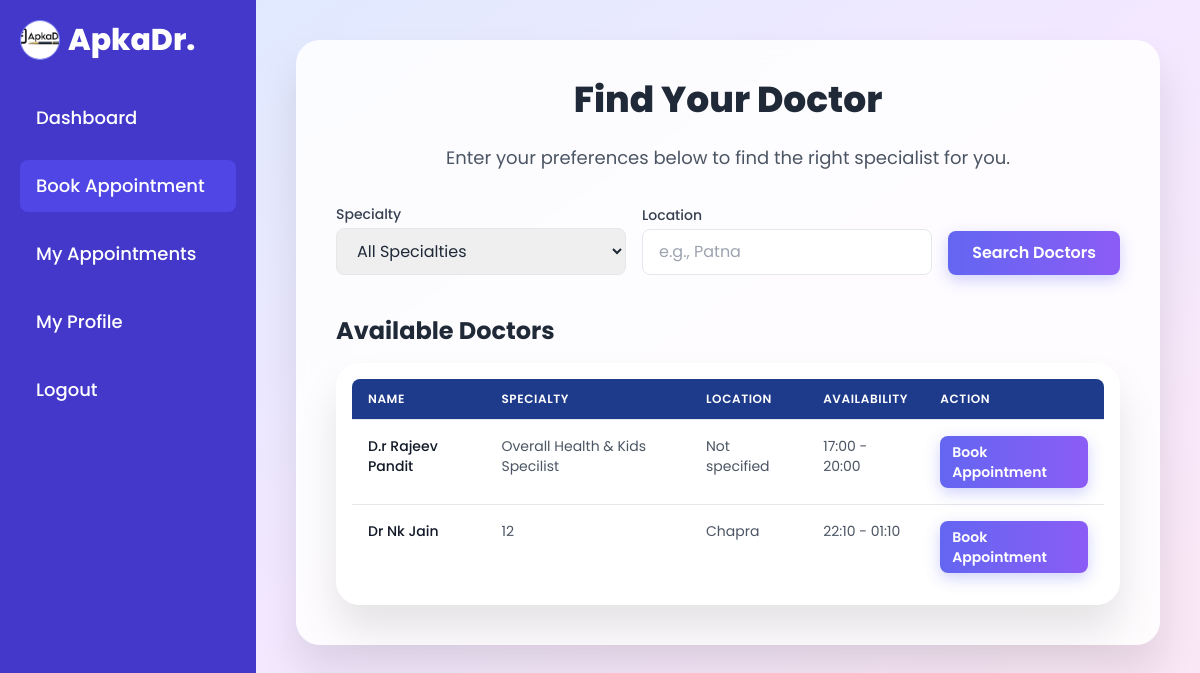
Screenshot of /user/search_doctors (signed in) with the database file from the repository.
### backend/models.py (models this page shows, shortened)
class Doctor(db.Model):
    id = db.Column(db.Integer, primary_key=True)
    full_name = db.Column(db.String(100), nullable=False)
    email = db.Column(db.String(100), unique=True, nullable=False)
    phone = db.Column(db.String(20), nullable=False)
    specialty = db.Column(db.String(100), nullable=False)
    password = db.Column(db.String(200), nullable=False)   # Hashed
    status = db.Column(db.String(20), nullable=False, default='pending')   # 'pending' or 'approved'
    photo = db.Column(db.String(200))   # Path to uploaded photo
    age = db.Column(db.Integer(), nullable=True)    # Added age field
    address = db.Column(db.String(200), nullable=True) # Added address field
    available_from = db.Column(db.String(5), nullable=True)
    available_to = db.Column(db.String(5), nullable=True)
    appointments = db.relationship('Appointment', backref='doctor', lazy=True, primaryjoin="Doctor.id == Appointment.doctor_id")

### backend/controllers.py (the view)
@app.route("/user/search_doctors", methods=["GET"])
def search_doctors():
    if session.get("user_type") != "general":
        flash("Unauthorized access", "danger")
        return redirect(url_for("login_page"))
    doctors_query = Doctor.query.filter_by(status='approved')
    all_approved_doctors = Doctor.query.filter_by(status='approved').all()
    specialties = sorted(list(set([d.specialty for d in all_approved_doctors if d.specialty]))) # Added check for None specialty
    specialty_filter = request.args.get("specialty")
    location_filter = request.args.get("location")
    if specialty_filter and specialty_filter != "Choose...":
        doctors_query = doctors_query.filter_by(specialty=specialty_filter)
    if location_filter:
        doctors_query = doctors_query.filter(Doctor.address.ilike(f'%{location_filter}%'))
        flash("Location search results are displayed.", "info") # Optional: update message
    doctors = doctors_query.all()
    return render_template(
        "user/search_doctors.html",
        doctors=doctors,
        specialties=specialties,
        selected_specialty=specialty_filter if specialty_filter else "", # Changed default to empty string for 'All Specialties'
        selected_location=location_filter if location_filter else ""
    )

### templates/user/search_doctors.html (shortened to what this page needs)
<!DOCTYPE html>
<html lang="en">
<head>
    <script src="https://cdn.tailwindcss.com"></script>
</head>
<body class="bg-gradient-to-br from-blue-100 via-purple-100 to-pink-100 min-h-screen flex flex-col">
    <div class="flex flex-1">
        <nav id="sidebar" class="sidebar fixed inset-y-0 left-0 bg-indigo-700 text-white w-64 p-5 z-50 md:relative md:translate-x-0">
            <div class="flex justify-between items-center mb-10 md:mb-8">
                <div class="hidden md:flex items-center gap-2">
                    <img src="/static/images/apkadr.logo.jpg" alt="ApkaDr. Logo" class="h-10 w-10 rounded-full object-cover border border-indigo-400">
                    <h4 class="text-3xl font-extrabold">ApkaDr.</h4>
                </div>
            </div>
            <ul class="nav flex flex-col space-y-4">
                <li><a class="nav-link block py-3 px-4 rounded-lg hover:bg-indigo-600 transition duration-200 text-white text-lg font-medium" href="{{ url_for('user_dashboard', user_id=session.get('user_id')) }}">Dashboard</a></li>
                <li><a class="nav-link block py-3 px-4 rounded-lg bg-indigo-600 text-white text-lg font-medium" href="{{ url_for('search_doctors') }}">Book Appointment</a></li>
                <li><a class="nav-link block py-3 px-4 rounded-lg hover:bg-indigo-600 transition duration-200 text-white text-lg font-medium" href="{{ url_for('my_appointments') }}">My Appointments</a></li>
                <li><a class="nav-link block py-3 px-4 rounded-lg hover:bg-indigo-600 transition duration-200 text-white text-lg font-medium" href="{{ url_for('user_profile') }}">My Profile</a></li>
                <li><a class="nav-link block py-3 px-4 rounded-lg hover:bg-indigo-600 transition duration-200 text-white text-lg font-medium" href="{{ url_for('logout') }}">Logout</a></li>
            </ul>
        </nav>
        <main class="flex-1 p-6 md:p-10 md:w-full">
            <div class="card-aesthetic p-6 md:p-10 max-w-5xl mx-auto">
                <h2 class="text-3xl md:text-4xl font-extrabold text-gray-800 mb-6 text-center">Find Your Doctor</h2>
                <p class="text-gray-600 text-lg mb-8 text-center">Enter your preferences below to find the right specialist for you.</p>
                <form class="space-y-6 md:space-y-0 md:flex md:gap-4 items-end mb-10" method="GET" action="{{ url_for('search_doctors') }}">
                    <div class="flex-1">
                        <label for="specialty" class="block text-sm font-medium text-gray-700 mb-1">Specialty</label>
                        <select id="specialty" name="specialty" class="input-aesthetic block w-full px-4 py-2.5 rounded-lg text-gray-800">
                            <option value="" {% if not selected_specialty or selected_specialty == 'Choose...' %}selected{% endif %}>All Specialties</option>
                        </select>
                    </div>
                    <div class="flex-1">
                        <label for="location" class="block text-sm font-medium text-gray-700 mb-1">Location</label>
                        <input type="text" class="input-aesthetic block w-full px-4 py-2.5 rounded-lg text-gray-800 placeholder-gray-400" id="location" name="location" placeholder="e.g., Patna" value="{{ selected_location }}">
                    </div>
                    <div>
                        <button type="submit" class="button-aesthetic w-full md:w-auto px-6 py-2.5 rounded-lg text-white font-semibold focus:outline-none focus:ring-2 focus:ring-offset-2 focus:ring-indigo-500">
                            Search Doctors
                        </button>
                    </div>
                </form>
                <div>
                    <h3 class="text-2xl font-bold text-gray-800 mb-4">Available Doctors</h3>
                    <div class="card-aesthetic overflow-x-auto p-4 hidden md:block">
                        <table class="min-w-full divide-y divide-gray-200 doctor-table">
                            <thead class="bg-gray-50">
                                <tr>
                                    <th scope="col" class="px-4 py-3 text-left text-xs font-medium uppercase tracking-wider rounded-tl-lg">Name</th>
                                    <th scope="col" class="px-4 py-3 text-left text-xs font-medium uppercase tracking-wider">Specialty</th>
                                    <th scope="col" class="px-4 py-3 text-left text-xs font-medium uppercase tracking-wider">Location</th>
                                    <th scope="col" class="px-4 py-3 text-left text-xs font-medium uppercase tracking-wider">Availability</th>
                                    <th scope="col" class="px-4 py-3 text-left text-xs font-medium uppercase tracking-wider rounded-tr-lg">Action</th>
                                </tr>
                            </thead>
                            <tbody class="bg-white divide-y divide-gray-200">
                                {% for doctor in doctors %}
                                <tr class="doctor-table-row">
                                    <td class="px-4 py-3 text-sm font-medium text-gray-900">{{ doctor.full_name }}</td>
                                    <td class="px-4 py-3 text-sm text-gray-600">{{ doctor.specialty }}</td>
                                    <td class="px-4 py-3 text-sm text-gray-600">{{ doctor.address if doctor.address else 'Not specified' }}</td>
                                    <td class="px-4 py-3 text-sm text-gray-600">
                                        {% if doctor.available_from and doctor.available_to %}
                                            {{ doctor.available_from }} - {{ doctor.available_to }}
                                        {% else %}
                                            N/A
                                        {% endif %}
                                    </td>
                                    <td class="px-4 py-3 text-sm">
                                        <a href="{{ url_for('book_appointment', doctor_id=doctor.id) }}" class="button-aesthetic inline-block px-3 py-1.5 rounded-lg text-white font-semibold text-sm">Book Appointment</a>
                                    </td>
                                </tr>
                                {% else %}
                                <tr>
                                    <td colspan="5" class="px-4 py-3 text-center text-sm text-gray-600">No doctors found matching your criteria.</td>
                                </tr>
                                {% endfor %}
                            </tbody>
                        </table>
                    </div>
                </div>
            </div>
        </main>
    </div>
</body>
</html>

### templates/user/search_doctors.html (style rules this page uses)
body { font-family: 'Poppins', sans-serif; overflow-x: hidden; }
:root { --apkadr-dark-blue: #1e3a8a; --apkadr-gold: #facc15; --apkadr-black: #343a40; --apkadr-light-gray: #f7f7f7; --apkadr-white: #ffffff; }
.card-aesthetic { background: rgba(255, 255, 255, 0.85); backdrop-filter: blur(16px); border-radius: 1.5rem; box-shadow: 0 25px 40px rgba(0, 0, 0, 0.1); transition: transform 0.3s ease, box-shadow 0.3s ease; }
.input-aesthetic { border: 1px solid #e5e7eb; transition: all 0.3s ease; }
.button-aesthetic { background: linear-gradient(to right, #6366f1, #8b5cf6); transition: all 0.3s ease; box-shadow: 0 5px 15px rgba(99, 102, 241, 0.3); }
.sidebar { transition: transform 0.3s ease-in-out; transform: translateX(-100%); box-shadow: 5px 0 15px rgba(0,0,0,0.1); }
@media (min-width: 768px) { .sidebar { transform: translateX(0); position: relative; box-shadow: none; } }
@media (min-width: 768px) { .md\:w-full { width: 100%; } }
.doctor-table-row { transition: background-color 0.2s ease; }
.doctor-table thead { background-color: var(--apkadr-dark-blue); }
.doctor-table th { color: var(--apkadr-white); font-weight: 600; text-align: left; vertical-align: top; padding: 0.75rem 1rem; }
.doctor-table td { text-align: left; vertical-align: top; padding: 1rem; }

### rows the page displays
Doctor: full_name "D.r Rajeev Pandit", specialty "Overall Health & Kids Specilist", address "Not specified", available_from "17:00", available_to "20:00"
Doctor: full_name "Dr Nk Jain", specialty "12", address "Chapra", available_from "22:10", available_to "01:10"
